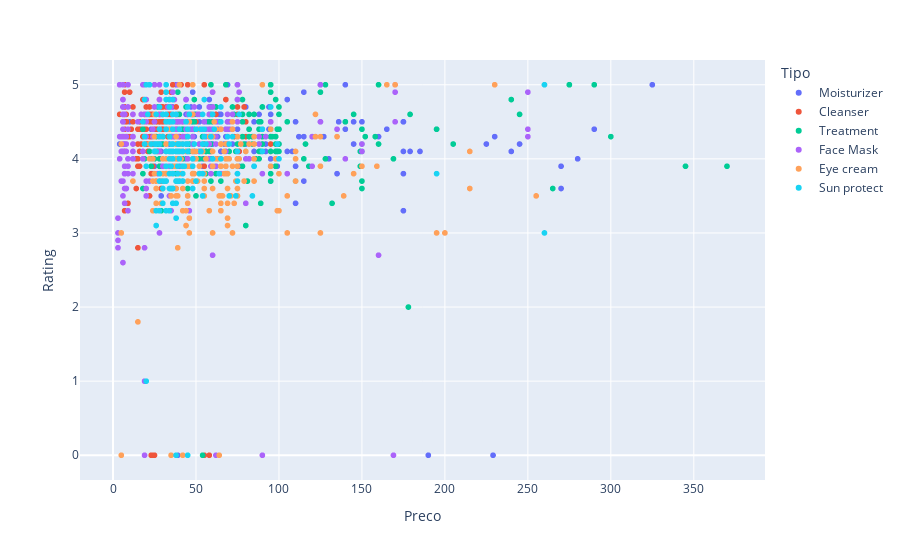

This figure's notebook cell:
### Code cell
# Correlação Preço e Rating
px.scatter(df_cosmeticos, x='Preco', y='Rating', color='Tipo', hover_data=['Marca', 'Nome'])

### Figure 1 — Plotly figure (JSON) as saved in the notebook; plotly's stock layout.template omitted (floating-point values rounded to 4 significant figures; data arrays with more than 128 entries replaced by an {"elided": "..."} marker saying what was removed)
{"data": [{"customdata": {"elided": "298x2 str values"}, "hovertemplate": "Tipo=Moisturizer<br>Preco=%{x}<br>Rating=%{y}<br>Marca=%{customdata[0]}<br>Nome=%{customdata[1]}<extra></extra>", "legendgroup": "Moisturizer", "marker": {"color": "#636efa", "symbol": "circle"}, "mode": "markers", "name": "Moisturizer", "showlegend": true, "type": "scattergl", "x": {"elided": "298 int values"}, "xaxis": "x", "y": {"elided": "298 float values"}, "yaxis": "y"}, {"customdata": {"elided": "281x2 str values"}, "hovertemplate": "Tipo=Cleanser<br>Preco=%{x}<br>Rating=%{y}<br>Marca=%{customdata[0]}<br>Nome=%{customdata[1]}<extra></extra>", "legendgroup": "Cleanser", "marker": {"color": "#EF553B", "symbol": "circle"}, "mode": "markers", "name": "Cleanser", "showlegend": true, "type": "scattergl", "x": {"elided": "281 int values"}, "xaxis": "x", "y": {"elided": "281 float values"}, "yaxis": "y"}, {"customdata": {"elided": "248x2 str values"}, "hovertemplate": "Tipo=Treatment<br>Preco=%{x}<br>Rating=%{y}<br>Marca=%{customdata[0]}<br>Nome=%{customdata[1]}<extra></extra>", "legendgroup": "Treatment", "marker": {"color": "#00cc96", "symbol": "circle"}, "mode": "markers", "name": "Treatment", "showlegend": true, "type": "scattergl", "x": {"elided": "248 int values"}, "xaxis": "x", "y": {"elided": "248 float values"}, "yaxis": "y"}, {"customdata": {"elided": "266x2 str values"}, "hovertemplate": "Tipo=Face Mask<br>Preco=%{x}<br>Rating=%{y}<br>Marca=%{customdata[0]}<br>Nome=%{customdata[1]}<extra></extra>", "legendgroup": "Face Mask", "marker": {"color": "#ab63fa", "symbol": "circle"}, "mode": "markers", "name": "Face Mask", "showlegend": true, "type": "scattergl", "x": {"elided": "266 int values"}, "xaxis": "x", "y": {"elided": "266 float values"}, "yaxis": "y"}, {"customdata": {"elided": "209x2 str values"}, "hovertemplate": "Tipo=Eye cream<br>Preco=%{x}<br>Rating=%{y}<br>Marca=%{customdata[0]}<br>Nome=%{customdata[1]}<extra></extra>", "legendgroup": "Eye cream", "marker": {"color": "#FFA15A", "symbol": "circle"}, "mode": "markers", "name": "Eye cream", "showlegend": true, "type": "scattergl", "x": {"elided": "209 int values"}, "xaxis": "x", "y": {"elided": "209 float values"}, "yaxis": "y"}, {"customdata": {"elided": "170x2 str values"}, "hovertemplate": "Tipo=Sun protect<br>Preco=%{x}<br>Rating=%{y}<br>Marca=%{customdata[0]}<br>Nome=%{customdata[1]}<extra></extra>", "legendgroup": "Sun protect", "marker": {"color": "#19d3f3", "symbol": "circle"}, "mode": "markers", "name": "Sun protect", "showlegend": true, "type": "scattergl", "x": {"elided": "170 int values"}, "xaxis": "x", "y": {"elided": "170 float values"}, "yaxis": "y"}], "layout": {"legend": {"title": {"text": "Tipo"}, "tracegroupgap": 0}, "margin": {"t": 60}, "xaxis": {"anchor": "y", "domain": [0, 1], "title": {"text": "Preco"}}, "yaxis": {"anchor": "x", "domain": [0, 1], "title": {"text": "Rating"}}}}
